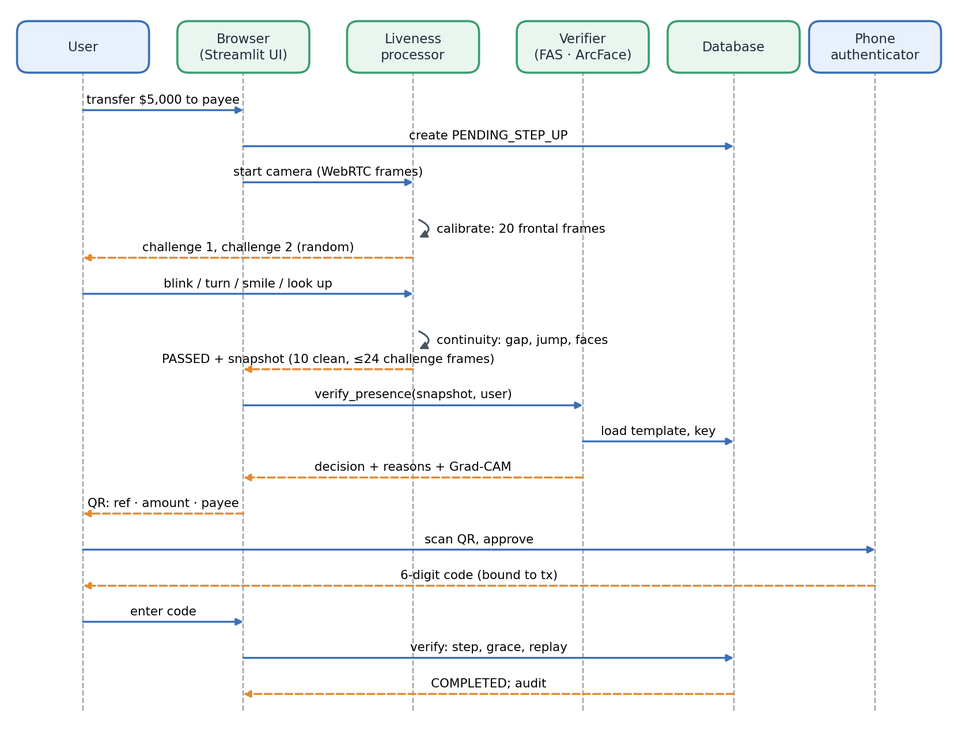
#> input picture docs/report/figures/sequence_stepup.png, 958 x 737 px, shrunk from 1663 x 1279 before the run
$ python make_figures.py
#> lines starting #> are read from the running program, lines starting #| are printed output that depends on the picture
"""
Copy the figures used by the IEEE Access draft into ./figures, trimming the white margins.

    python docs/paper/ieee_access/make_figures.py

Sources are the report diagrams (docs/report/figures, from diagrams.py) and the evaluation charts
(reports/eval/figures, from evaluation/eval_*.py). Regenerate those first if the numbers change.
No figure contains a face.
"""

import os

from PIL import Image, ImageChops

HERE = os.path.dirname(os.path.abspath(__file__))
ROOT = os.path.abspath(os.path.join(HERE, "..", "..", ".."))
OUT = os.path.join(HERE, "figures")

FIGURES = {
    "fig_sequence.png": "docs/report/figures/sequence_stepup.png",
    "fig_fusion.png": "docs/report/figures/decision_fusion.png",
    "fig_fas_network.png": "docs/report/figures/fas_network.png",
    "fig_template.png": "docs/report/figures/template_pipeline.png",
    "fig_otp_pipeline.png": "docs/report/figures/otp_pipeline.png",
    "fig_combo_heatmap.png": "reports/eval/figures/combo_acceptance_heatmap.png",
    "fig_fas_roc.png": "reports/eval/figures/fas_roc_ablation.png",
    "fig_swap.png": "reports/eval/figures/swap_fix_effect.png",
    "fig_otp_uniformity.png": "reports/eval/figures/otp_uniformity.png",
    # added to the Word paper on 23 Oct 2026 (report Figs. 7.16, 7.1, 7.3, 7.6, 7.13)
    "fig_otp_graph_walk.png": "reports/eval/figures/otp_graph_walk.png",
    "fig_face_scores.png": "reports/eval/figures/face_score_distributions.png",
    "fig_template_scatter.png": "reports/eval/figures/template_raw_vs_protected.png",
    "fig_fas_scores.png": "reports/eval/figures/fas_score_distributions.png",
    "fig_combo_confusion.png": "reports/eval/figures/combo_confusion.png",
}


def trim(im, pad=12):
    """Crop uniform white margins, keeping a small border."""
    rgb = im.convert("RGB")
    bg = Image.new("RGB", rgb.size, (255, 255, 255))
    box = ImageChops.difference(rgb, bg).getbbox()
    if not box:
        return im
    l, t, r, b = box
    return im.crop((max(0, l - pad), max(0, t - pad), min(im.width, r + pad), min(im.height, b + pad)))


def main():
    os.makedirs(OUT, exist_ok=True)
    for name, src in FIGURES.items():
        im = Image.open(os.path.join(ROOT, src))
#> im is the input picture: PIL image 958x737 RGBA; mean R, G, B, A 246.9, 248, 248.2, 255
        dpi = im.info.get("dpi", (300, 300))
#> dpi = (300, 300)
        out = trim(im)
#> in trim, `bg = Image.new("RGB", rgb.size, (255, 255, 255))`: bg: PIL image 958x737 RGB; every value is 255
#> in trim, `box = ImageChops.difference(rgb, bg).getbbox()`: box = (13, 17, 945, 713)
#> in trim, `l, t, r, b = box`: l = 13; t = 17; r = 945; b = 713
#> in trim, `return im.crop((max(0, l - pad), max(0, t - pad), min(im.width, r + pa..`:
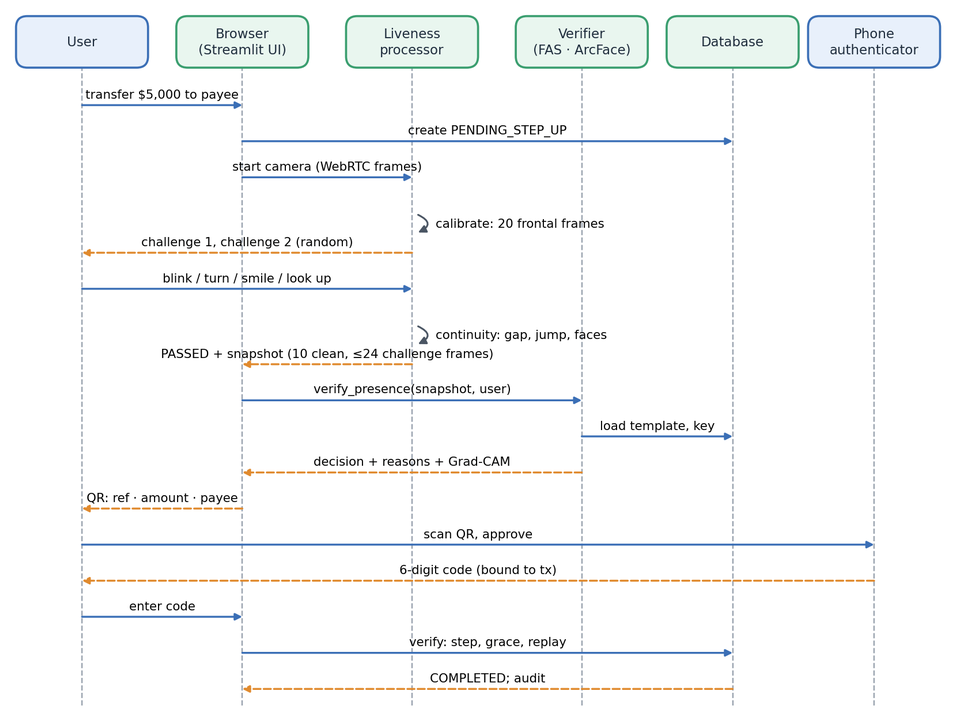
#> returned value: PIL image 956x720 RGBA; mean R, G, B, A 246.6, 247.9, 248, 255
        out.save(os.path.join(OUT, name), dpi=dpi)
        print(f"{name:24s} {out.size[0]}x{out.size[1]}  <- {src}")
#| fig_sequence.png         956x720  <- docs/report/figures/sequence_stepup.png
#> pass 2 of the loop in main, `for name, src in FIGURES.items():`:
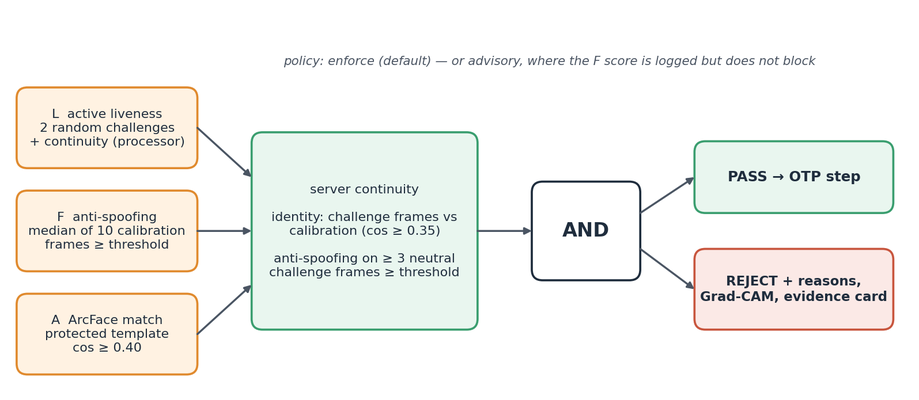
#> input picture docs/report/figures/decision_fusion.png, 919 x 400 px, shrunk from 1595 x 695 before the run
#> in main, im is the input picture: PIL image 919x400 RGBA; mean R, G, B, A 243.7, 243.7, 240, 255
#> rgb: PIL image 919x400 RGB
#> bg: PIL image 919x400 RGB; every value is 255
#> box = (13, 53, 897, 378)
#> t = 53; r = 897; b = 378
#> in trim (call 2), `return im.crop((max(0, l - pad), max(0, t - pad), min(im.width, r + pa..`:
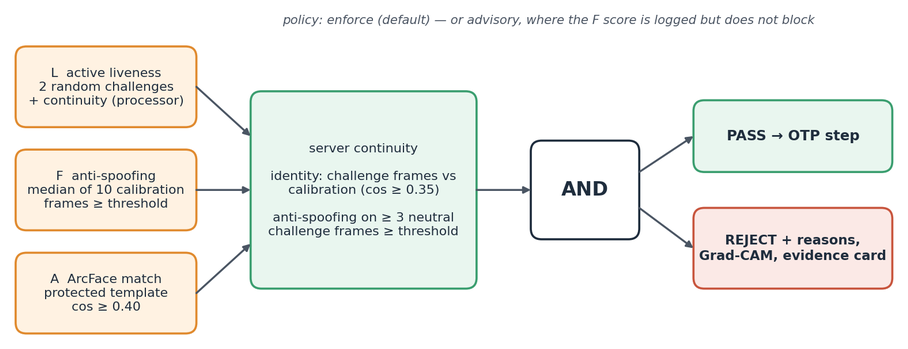
#> returned value: PIL image 908x349 RGBA; mean R, G, B, A 241.9, 241.9, 237.6, 255
#| fig_fusion.png           908x349  <- docs/report/figures/decision_fusion.png
#> pass 3 of the loop in main, `for name, src in FIGURES.items():`:
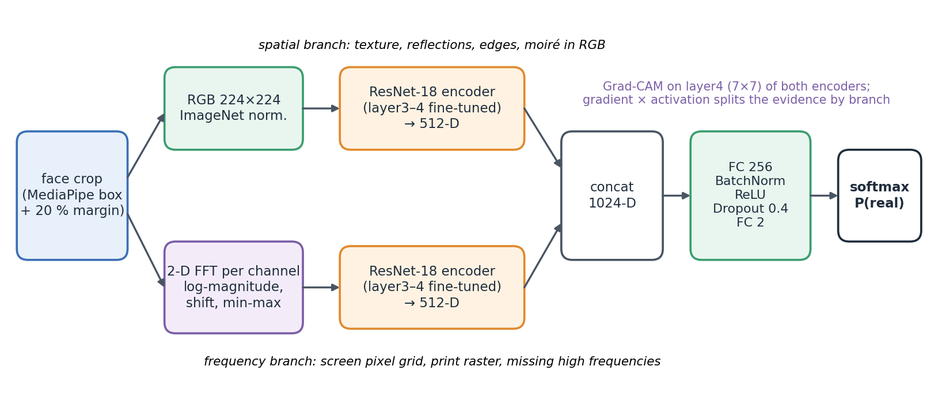
#> input picture docs/report/figures/fas_network.png, 938 x 396 px, shrunk from 1629 x 687 before the run
#> in main, im is the input picture: PIL image 938x396 RGBA; mean R, G, B, A 243.8, 244, 243.3, 255
#> rgb: PIL image 938x396 RGB
#> bg: PIL image 938x396 RGB; every value is 255
#> box = (13, 36, 925, 370)
#> t = 36; r = 925; b = 370
#> in trim (call 3), `return im.crop((max(0, l - pad), max(0, t - pad), min(im.width, r + pa..`:
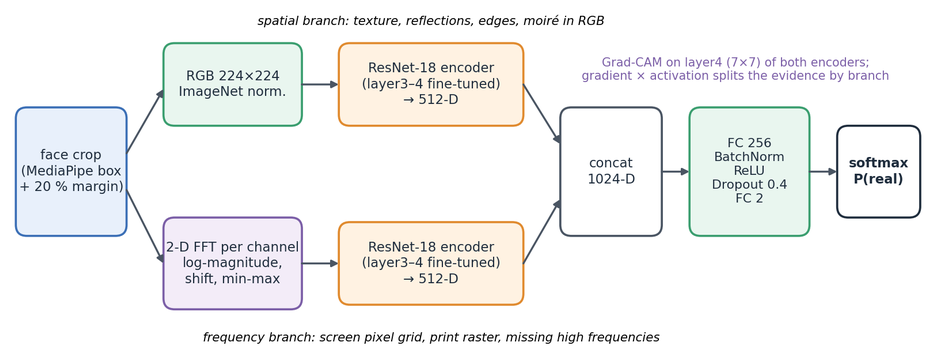
#> returned value: PIL image 936x358 RGBA; mean R, G, B, A 242.5, 242.8, 242, 255
#| fig_fas_network.png      936x358  <- docs/report/figures/fas_network.png
#> the loop made 4 passes; the first 3 are shown


if __name__ == "__main__":
#> (the run stopped early here; a loop or call above may not have finished)
